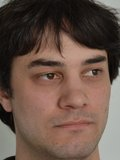
%> input picture Images/cpvr_faces_160/0000/02.JPG, 120 x 160 px
$ octave FaceDetection.m   (GNU Octave 9; MATLAB toolbox functions it lacks are replaced by stand-ins)
%> lines starting %> are read from the running program, lines starting %| are printed output that depends on the picture
%##########################################################################
% File:       FaceDetection.m
% Purpose:    Detect faces on a group picture
% Author:     Fabian Bigler, Marco Lauper
% Date:       Nov-2016
%##########################################################################

% k = 0;
% for i=2014:1:2016
%     for j=1:1:10
%         try
%             inputFileName  = sprintf('.\\Images\\cpvr_classes\\%dHS\\%02d.jpg',i,j);
%         catch ME
%         end
%         image_data = imread(inputFileName);
%         k = k + 1;
%         groupPictures(:,k) = image_data(:);
%      end;
% end;

%Detect objects using Viola-Jones Algorithm
faceDetector = vision.CascadeObjectDetector;
faceDetector.MinSize = [100 100];

%Read the input image
inputImg = imread('.\Images\cpvr_classes\2014HS\02.JPG');
%> inputImg is the input picture: size 160x120x3 uint8; mean R, G, B 104.9, 83.1, 72.2

%Returns Bounding Box values based on number of objects
boundingBoxes = step(faceDetector,inputImg);
%> boundingBoxes = [16 36 105 107]

%export images to filesystem
for i = 1:size(boundingBoxes,1)
    outputImg = imcrop(inputImg, boundingBoxes(i,:));
    outputPath  = sprintf('.\\out\\FaceDetection\\ViolaJones\\%02d.jpg',i);
    imwrite(outputImg, outputPath);
end
%> this loop made 1 pass
%> outputPath on pass 1: '.\out\FaceDetection\ViolaJones\01.jpg'
%> pass 1, `outputImg = imcrop(inputImg, boundingBoxes(i,:));`:
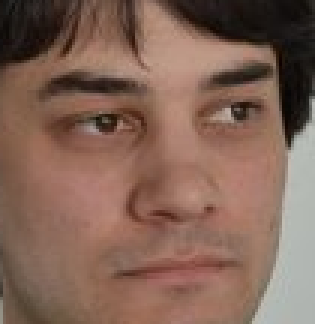
%> outputImg: size 108x105x3 uint8 (shown 3 times larger); mean R, G, B 130.8, 100.3, 86.4

figure,
imshow(inputImg); hold on
for i = 1:size(boundingBoxes,1)
    rectangle('Position',boundingBoxes(i,:),'LineWidth',5,'LineStyle','-','EdgeColor','r');
end
%> this loop made 1 pass
title('Face Detection');
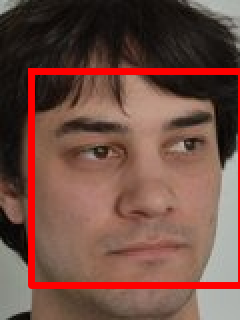
%> figure redrawn from the program's plot data; shown 2 times larger; its title reads 'Face Detection'
hold off;


% [16 lines of commented-out code are left out]

$ run again, with Images/cpvr_faces_160/0000/06.JPG copied over Images/cpvr_faces_160/0000/02.JPG
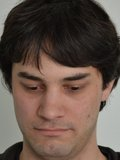
%> input picture Images/cpvr_faces_160/0000/06.JPG, 120 x 160 px
%> inputImg is the input picture: size 160x120x3 uint8; mean R, G, B 99.6, 82.3, 72.7
%> boundingBoxes = [5 48 106 106]
%> the loop `for i = 1:size(boundingBoxes,1)` made 1 pass
%> outputPath on pass 1: '.\out\FaceDetection\ViolaJones\01.jpg'
%> pass 1, `outputImg = imcrop(inputImg, boundingBoxes(i,:));`:
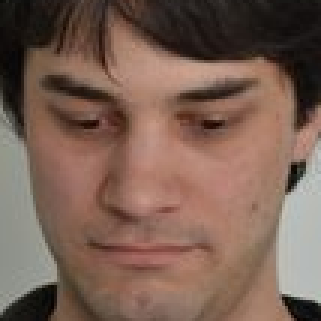
%> outputImg: size 107x107x3 uint8 (shown 3 times larger); mean R, G, B 122.3, 96.2, 83.5
%> the loop `for i = 1:size(boundingBoxes,1)` made 1 pass
%> `title('Face Detection');`:
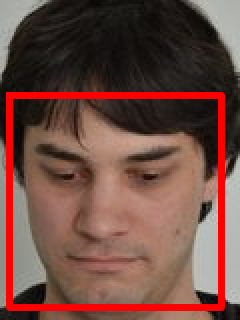
%> figure redrawn from the program's plot data; shown 2 times larger; its title reads 'Face Detection'

$ run again, with Images/cpvr_faces_160/0000/07.JPG copied over Images/cpvr_faces_160/0000/02.JPG
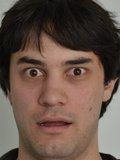
%> input picture Images/cpvr_faces_160/0000/07.JPG, 120 x 160 px
%> inputImg is the input picture: size 160x120x3 uint8; mean R, G, B 102.3, 82, 71.8
%> boundingBoxes = [5 34 106 106]
%> the loop `for i = 1:size(boundingBoxes,1)` made 1 pass
%> outputPath on pass 1: '.\out\FaceDetection\ViolaJones\01.jpg'
%> pass 1, `outputImg = imcrop(inputImg, boundingBoxes(i,:));`:
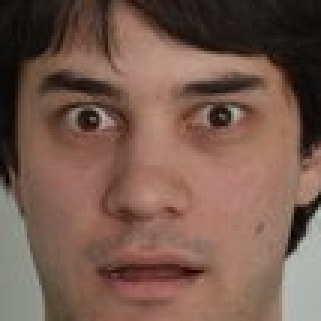
%> outputImg: size 107x107x3 uint8 (shown 3 times larger); mean R, G, B 119.1, 90.6, 77.9
%> the loop `for i = 1:size(boundingBoxes,1)` made 1 pass
%> `title('Face Detection');`:
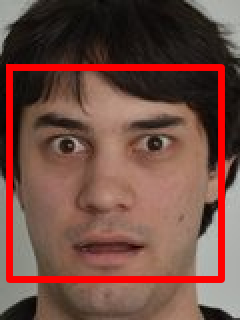
%> figure redrawn from the program's plot data; shown 2 times larger; its title reads 'Face Detection'
